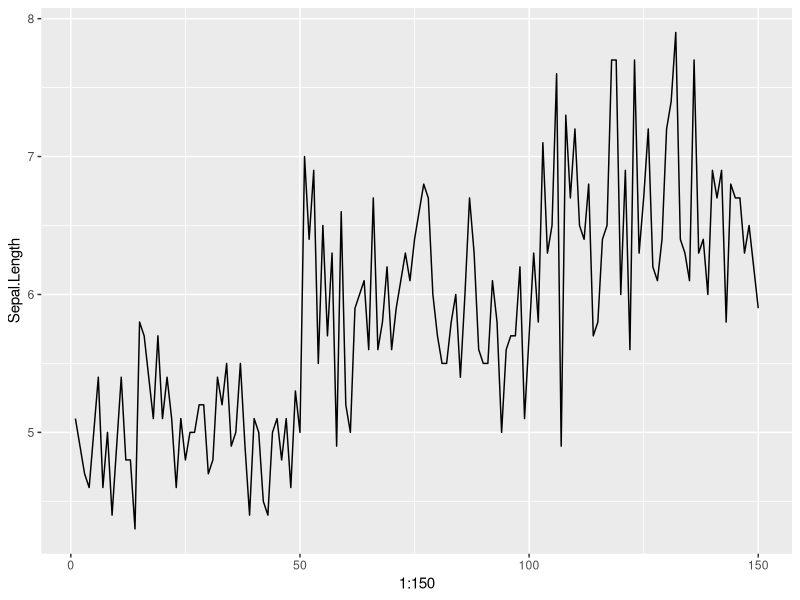
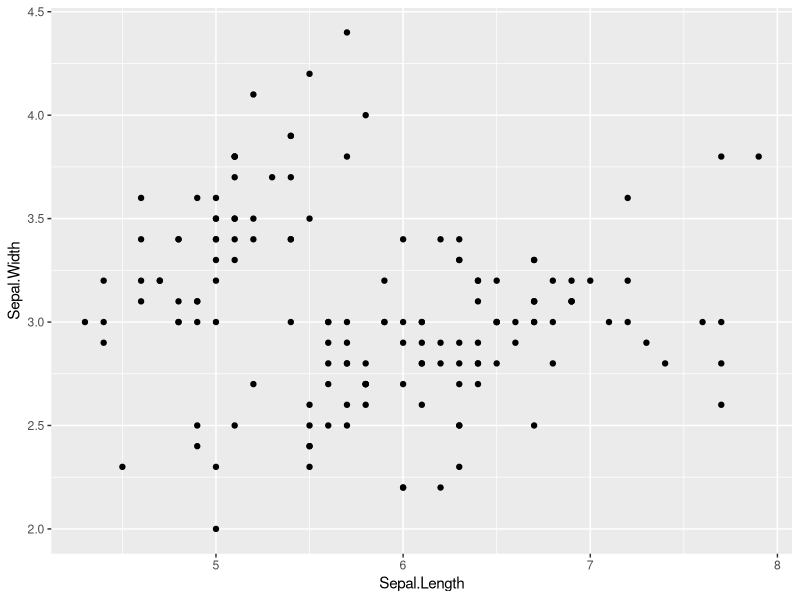

Here is the R script that generated these plots, in order:
# ggplot
# geom_line()
# # geom_line() , geom_point() , geom_histgram(), 
# geom_col(), geom_bar()
#  geom_boxplot(),  geom_violin(), geom_density()
# geom_line()
# geom_bar()
# geom_boxplot()
# geom_col()
# geom_density()
# geom_histgram()
# geom_point()
# geom_violin()
data = iris
# ggplot2
library(ggplot2)
# Line Plot
ggplot(data,aes(1:150,Sepal.Length))+geom_line()
# Scatter Plot
ggplot(data,aes(Sepal.Length,Sepal.Width))+geom_point()

